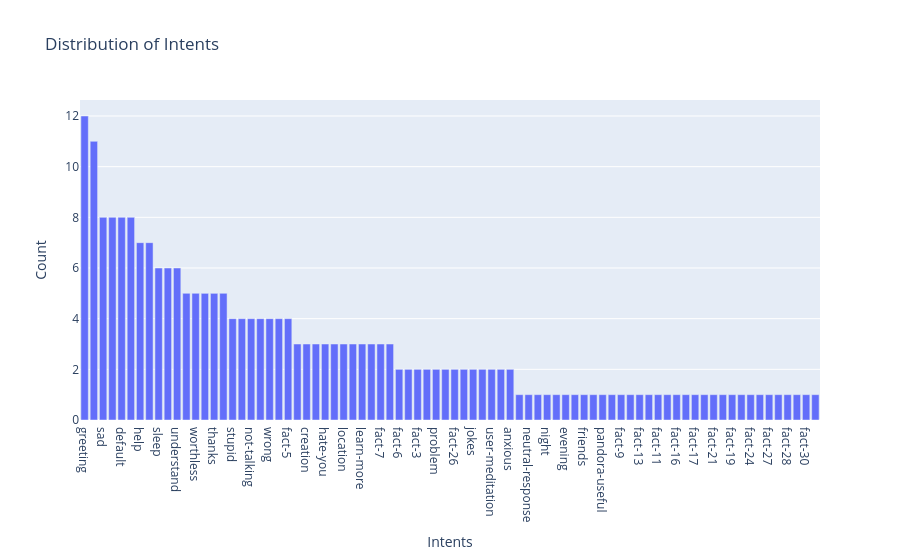

Notebook source saved alongside this figure:
### Markdown cell above
# Exploratory Data Analysis

* Analyze the distribution of intents in the dataset.
* Visualize the frequency of different intents using a bar plot from the Plotly library. The x-axis can represent the intents, and the y-axis can represent the count of patterns or responses associated with each intent.

### Code cell
import plotly.graph_objects as go

intent_counts = df['tag'].value_counts()
fig = go.Figure(data=[go.Bar(x=intent_counts.index, y=intent_counts.values)])
fig.update_layout(title='Distribution of Intents', xaxis_title='Intents', yaxis_title='Count')
fig.show()

### Figure 1 — Plotly figure (JSON) as saved in the notebook; plotly's stock layout.template omitted (floating-point values rounded to 4 significant figures)
{"data": [{"type": "bar", "x": ["greeting", "casual", "sad", "goodbye", "default", "about", "help", "happy", "sleep", "death", "understand", "done", "worthless", "stressed", "thanks", "suicide", "stupid", "scared", "not-talking", "depressed", "wrong", "something-else", "fact-5", "learn-mental-health", "creation", "user-advice", "hate-you", "repeat", "location", "no-approach", "learn-more", "name", "fact-7", "hate-me", "fact-6", "fact-2", "fact-3", "fact-32", "problem", "fact-1", "fact-26", "meditation", "jokes", "user-agree", "user-meditation", "mental-health-fact", "anxious", "no-response", "neutral-response", "skill", "night", "morning", "evening", "afternoon", "friends", "ask", "pandora-useful", "fact-10", "fact-9", "fact-12", "fact-13", "fact-14", "fact-11", "fact-8", "fact-16", "fact-15", "fact-17", "fact-18", "fact-21", "fact-22", "fact-19", "fact-20", "fact-24", "fact-23", "fact-27", "fact-25", "fact-28", "fact-29", "fact-30", "fact-31"], "y": [12, 11, 8, 8, 8, 8, 7, 7, 6, 6, 6, 5, 5, 5, 5, 5, 4, 4, 4, 4, 4, 4, 4, 3, 3, 3, 3, 3, 3, 3, 3, 3, 3, 3, 2, 2, 2, 2, 2, 2, 2, 2, 2, 2, 2, 2, 2, 1, 1, 1, 1, 1, 1, 1, 1, 1, 1, 1, 1, 1, 1, 1, 1, 1, 1, 1, 1, 1, 1, 1, 1, 1, 1, 1, 1, 1, 1, 1, 1, 1]}], "layout": {"title": {"text": "Distribution of Intents"}, "xaxis": {"title": {"text": "Intents"}}, "yaxis": {"title": {"text": "Count"}}}}
